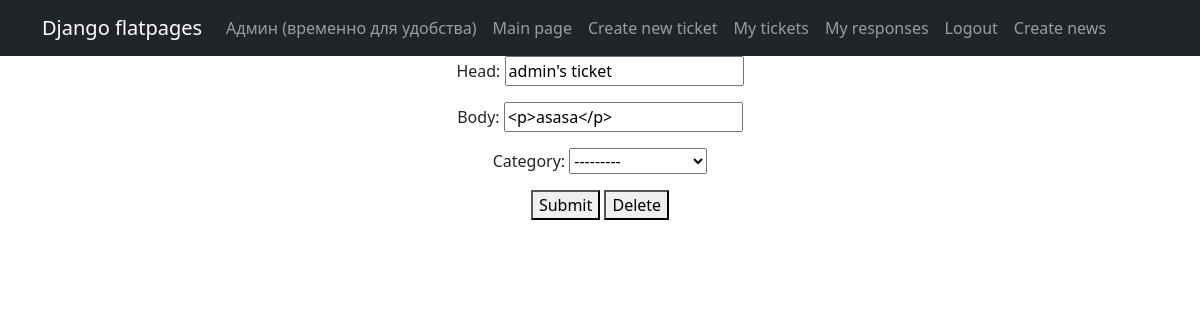
/ticket/3/edit/ (signed in), run on the app's committed database.
### tickets/models.py (models this page shows, shortened)
class Ticket(models.Model):
    author = models.ForeignKey(User, on_delete=models.CASCADE)
    head = models.CharField(max_length=200)
    body = CKEditor5Field('Text', config_name='extends')
    category = models.CharField(choices=categories, max_length=25)
    pubdate = models.DateField(auto_now_add=True)

### tickets/views.py (the view)
# urls.py: path('ticket/<int:pk>/edit/', ticket_edit, name='ticket_edit'),
@login_required
def ticket_edit(request, pk):  # вьюшка для редактирования тикетов
    data = Ticket.objects.filter(pk=pk)
    if data:
        for dat in data:
            if dat.author == request.user:
                if request.method == 'POST':
                    if request.POST.get('submit'):
                        form = TicketForm(request.POST, request.FILES, instance=dat)
                        if form.is_valid():
                            form.save()
                            return HttpResponseRedirect('/my_tickets/')
                    if request.POST.get('delete'):
                        dat.delete()
                        return HttpResponseRedirect('/')
                else:
                    form = TicketForm(instance=dat)
                    context = {'data': data, 'form': form, }
                    return render(request, 'ticket_edit.html', context)
            else:
                return HttpResponseForbidden()
    else:
        raise Http404

### tickets/forms.py
class TicketForm(forms.ModelForm):
    body = forms.CharField(widget=CKEditor5Widget(), required=False)
    class Meta:
        model = Ticket
        exclude = ('author', )

### templates/ticket_edit.html (shortened to what this page needs)
{% extends 'flatpages/default.html' %}
    {% block content %}
        <form method="post">
            {{ form.as_p }}
            <button class="btn-primary" type="submit" name="submit" value="Submit">Submit</button>
            <button class="btn-primary" type="submit" name="delete" value="Delete">Delete</button>
        </form>
    {% endblock content %}

### data on the page
Ticket: head "admin's ticket", body "<p>asasa</p>", category "---------"
